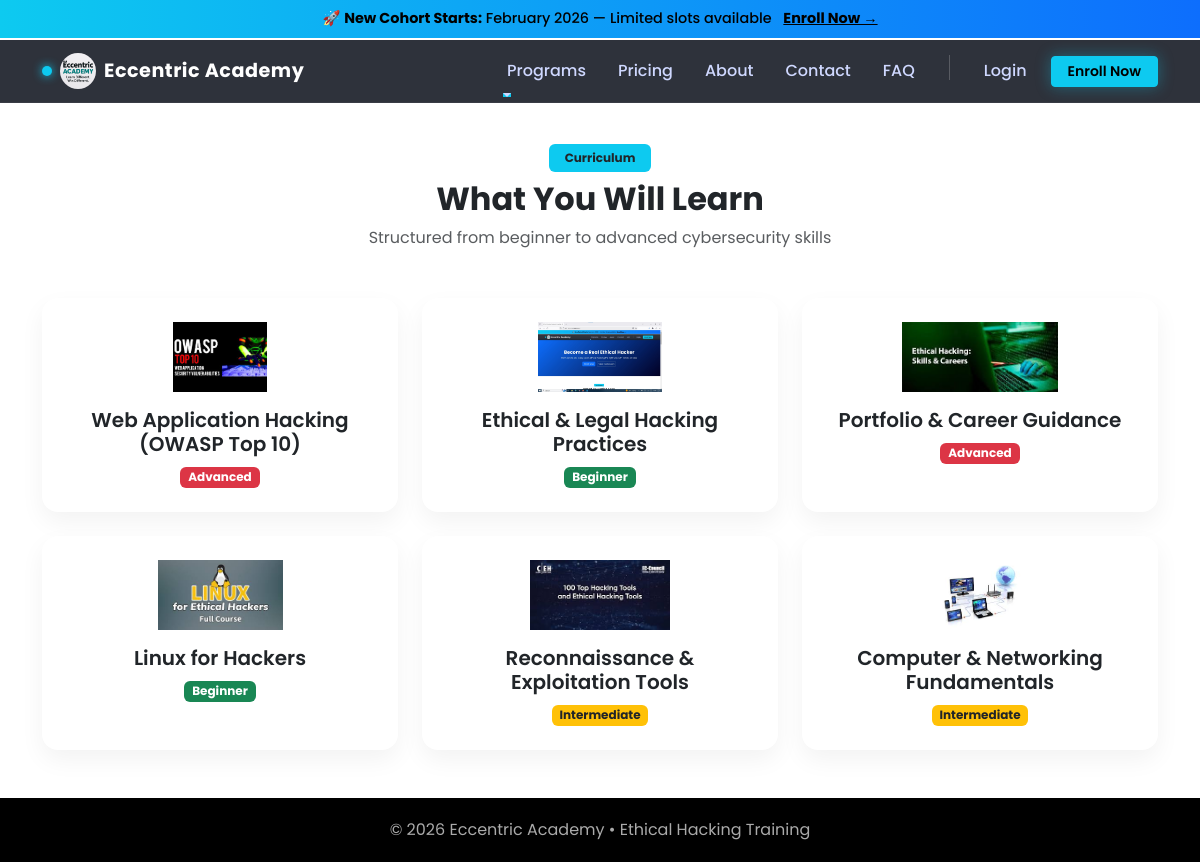
Screenshot of /programs/ with the database file from the repository.
### academy/models/alert.py (models this page shows, shortened)
class CohortAlert(models.Model):
    title = models.CharField(max_length=100)
    message = models.CharField(max_length=255)
    start_date = models.DateField()
    cta_text = models.CharField(max_length=50, default="Enroll Now →")
    cta_url = models.CharField(max_length=200, default="/pricing/")
    is_active = models.BooleanField(default=True)
    created_at = models.DateTimeField(auto_now_add=True)
    class Meta:
        ordering = ["-created_at"]

### academy/models/program.py (models this page shows, shortened)
class ProgramOutcome(models.Model):
    LEVEL_CHOICES = (
        ("beginner", "Beginner"),
        ("intermediate", "Intermediate"),
        ("advanced", "Advanced"),
    )
    level = models.CharField(max_length=20, choices=LEVEL_CHOICES, default="beginner", blank=True)
    icon_image = models.ImageField(upload_to="program_icons/", help_text="Upload PNG / SVG icon (recommended: transparent background)", blank=True)
    title = models.CharField(max_length=150)
    order = models.PositiveIntegerField(default=0)
    is_active = models.BooleanField(default=True)
    class Meta:
        ordering = ["order"]

### academy/views/pages.py (the view)
# urls.py: path('programs/', pages.programs, name='programs'),
def programs(request):
    outcomes = ProgramOutcome.objects.filter(is_active=True)
    return render(request, 'academy/programs.html', {'outcomes': outcomes})

### academy/context_processors.py (called while the page is built)
def active_cohort_alert(request):
    alert = CohortAlert.objects.filter(is_active=True, start_date__gte=now().date()).first()
    return {
        "cohort_alert": alert
    }

def active_cohort(request):
    cohort = (
        Cohort.objects
        .filter(is_active=True, registration_deadline__gt=timezone.now())
        .first()
    )
    return {"active_cohort": cohort}

def social_links(request):
    return {
        'social_links': SocialLink.objects.filter(is_active=True)
    }

### academy/templates/academy/programs.html (shortened to what this page needs)
{% extends "academy/base.html" %}
{% load static %}
{% block content %}
<section id="program" class="section py-5">
    <div class="container">
        <div class="text-center mb-5">
            <span class="badge bg-info text-dark px-3 py-2 mb-2">
                Curriculum
            </span>
            <h2 class="fw-bold">What You Will Learn</h2>
            <p class="text-muted">
                Structured from beginner to advanced cybersecurity skills
            </p>
        </div>
        <div class="row g-4 justify-content-center">
            {% for outcome in outcomes %}
            <div class="col-12 col-sm-6 col-md-4"
                 data-aos="fade-up"
                 data-aos-delay="{{ forloop.counter0|add:'1' }}00">
                <div class="program-card text-center h-100 p-4">
                    <img src="{{ outcome.icon_image.url }}"
                         alt="{{ outcome.title }}"
                         class="program-icon mb-3">
                    <h5 class="fw-semibold mb-2">
                        {{ outcome.title }}
                    </h5>
                    <span class="badge
                        {% if outcome.level == 'beginner' %} bg-success
                        {% elif outcome.level == 'intermediate' %} bg-warning text-dark
                        {% else %} bg-danger
                        {% endif %}
                    ">
                        {{ outcome.get_level_display }}
                    </span>
                </div>
            </div>
            {% endfor %}
        </div>
    </div>
</section>
<link href="https://unpkg.com/aos@2.3.1/dist/aos.css" rel="stylesheet">
{% endblock %}

### academy/templates/academy/base.html (shortened to what this page needs)
{% load static %}
<!doctype html>
<html lang="en">
<head>
    <link href="https://cdn.jsdelivr.net/npm/bootstrap@5.3.2/dist/css/bootstrap.min.css" rel="stylesheet">
        <link href="https://cdn.jsdelivr.net/npm/bootstrap-icons/font/bootstrap-icons.css" rel="stylesheet">
        <link href="https://unpkg.com/aos@2.3.4/dist/aos.css" rel="stylesheet">
</head>
<body>
{% if cohort_alert %}
<div class="academy-alert text-center">
    🚀 <strong>{{ cohort_alert.title }}:</strong>
    {{ cohort_alert.start_date|date:"F Y" }} —
    <span class="d-none d-md-inline">
        {{ cohort_alert.message }}
    </span>
    <a href="{{ cohort_alert.cta_url }}" class="alert-link ms-2">
        {{ cohort_alert.cta_text }}
    </a>
</div>
{% endif %}
<nav class="navbar navbar-expand-lg navbar-dark fixed-top glass-navbar">
    <div class="container">
        <a class="navbar-brand fw-bold d-flex align-items-center" href="/">
            <span class="brand-dot me-2"></span>
                <img src="{% static 'img/logo.png' %}"
         alt="Eccentric Academy Logo"
         class="me-2 rounded-circle"
         style="width:36px;height:36px;">
            Eccentric Academy
        </a>
        <div class="collapse navbar-collapse" id="navMenu">
            <ul class="navbar-nav ms-auto align-items-lg-center gap-lg-3">
               <li class="nav-item dropdown">
    <a class="nav-link dropdown-toggle"
       href="#"
       id="programDropdown"
       role="button"
       data-bs-toggle="dropdown"
       aria-expanded="false">
        Programs
    </a>
</li>
                <li class="nav-item">
                    <a class="nav-link" href="{% url 'pricing' %}">Pricing</a>
                </li>
                <li class="nav-item">
                    <a class="nav-link" href="{% url 'about' %}">About</a>
                </li>
                <li class="nav-item">
                    <a class="nav-link" href="{% url 'contact' %}">Contact</a>
                </li>
                <li class="nav-item">
                    <a class="nav-link" href="{% url 'faq' %}">FAQ</a>
                </li>
                <li class="nav-item d-none d-lg-block">
                </li>
                {% if user.is_authenticated %}
                    <li class="nav-item">
                        <a class="btn btn-outline-info btn-sm px-3"
                           href="{% url 'account_logout' %}">
                            Logout
                        </a>
                    </li>
                {% else %}
                    <li class="nav-item">
                        <a class="nav-link" href="{% url 'account_login' %}">
                            Login
                        </a>
                    </li>
                    <li class="nav-item">
                        <a class="btn btn-info btn-sm px-3 fw-semibold"
                           href="{% url 'account_signup' %}">
                            Enroll Now
                        </a>
                    </li>
                {% endif %}
            </ul>
        </div>
    </div>
</nav>
<main class="main-content">
    {% block content %}{% endblock %}
</main>
<footer class="text-center">
    <div class="container">
        <p class="mb-0">© {{ year|default:2026 }} Eccentric Academy • Ethical Hacking Training</p>
    </div>
</footer>
</body>
</html>

### academy/templates/academy/base.html (style rules this page uses)
body { font-family: 'Poppins', sans-serif; }
.section { padding: 80px 0; }
footer { background: #000; color: #aaa; padding: 20px 0; }
.glass-navbar { background: rgba(10, 15, 25, 0.85); backdrop-filter: blur(10px); border-bottom: 1px solid rgba(255, 255, 255, 0.05); }
.navbar-brand { font-size: 1.2rem; letter-spacing: 0.5px; }
.brand-dot { width: 10px; height: 10px; background: #0dcaf0; border-radius: 50%; box-shadow: 0 0 10px #0dcaf0; }
.nav-link { color: #cfd8ff !important; font-weight: 500; position: relative; }
.nav-link::after { content: ""; position: absolute; left: 0; bottom: -6px; width: 0; height: 2px; background: #0dcaf0; transition: width 0.3s ease; }
.navbar.fixed-top { top: 40px; }
.btn-info { box-shadow: 0 0 15px rgba(13, 202, 240, 0.35); }
.academy-alert { position: fixed; top: 0; left: 0; width: 100%; z-index: 1060; background: linear-gradient(90deg, #0dcaf0, #0d6efd); color: #000; padding: 8px 15px; font-size: 0.9rem; font-weight: 500; }
.academy-alert .alert-link { color: #000; font-weight: 700; text-decoration: underline; }
.main-content { margin-top: 96px; }

### academy/templates/academy/programs.html (style rules this page uses)
.program-card { background: #ffffff; border-radius: 16px; box-shadow: 0 10px 25px rgba(0,0,0,0.05); transition: all 0.25s ease; }
.program-icon { height: 70px; width: auto; object-fit: contain; }

### rows the page displays
CohortAlert: title "New Cohort Starts", start_date "February 2026", message "Limited slots available", cta_text "Enroll Now →"
ProgramOutcome: icon_image (picture), title "Web Application Hacking (OWASP Top 10)", level "Advanced"
ProgramOutcome: icon_image (picture), title "Ethical & Legal Hacking Practices", level "Beginner"
ProgramOutcome: icon_image (picture), title "Portfolio & Career Guidance", level "Advanced"
ProgramOutcome: icon_image (picture), title "Linux for Hackers", level "Beginner"
ProgramOutcome: icon_image (picture), title "Reconnaissance & Exploitation Tools", level "Intermediate"
ProgramOutcome: icon_image (picture), title "Computer & Networking Fundamentals", level "Intermediate"

### other values shown
{{ year|default:2026 }} "2026"
